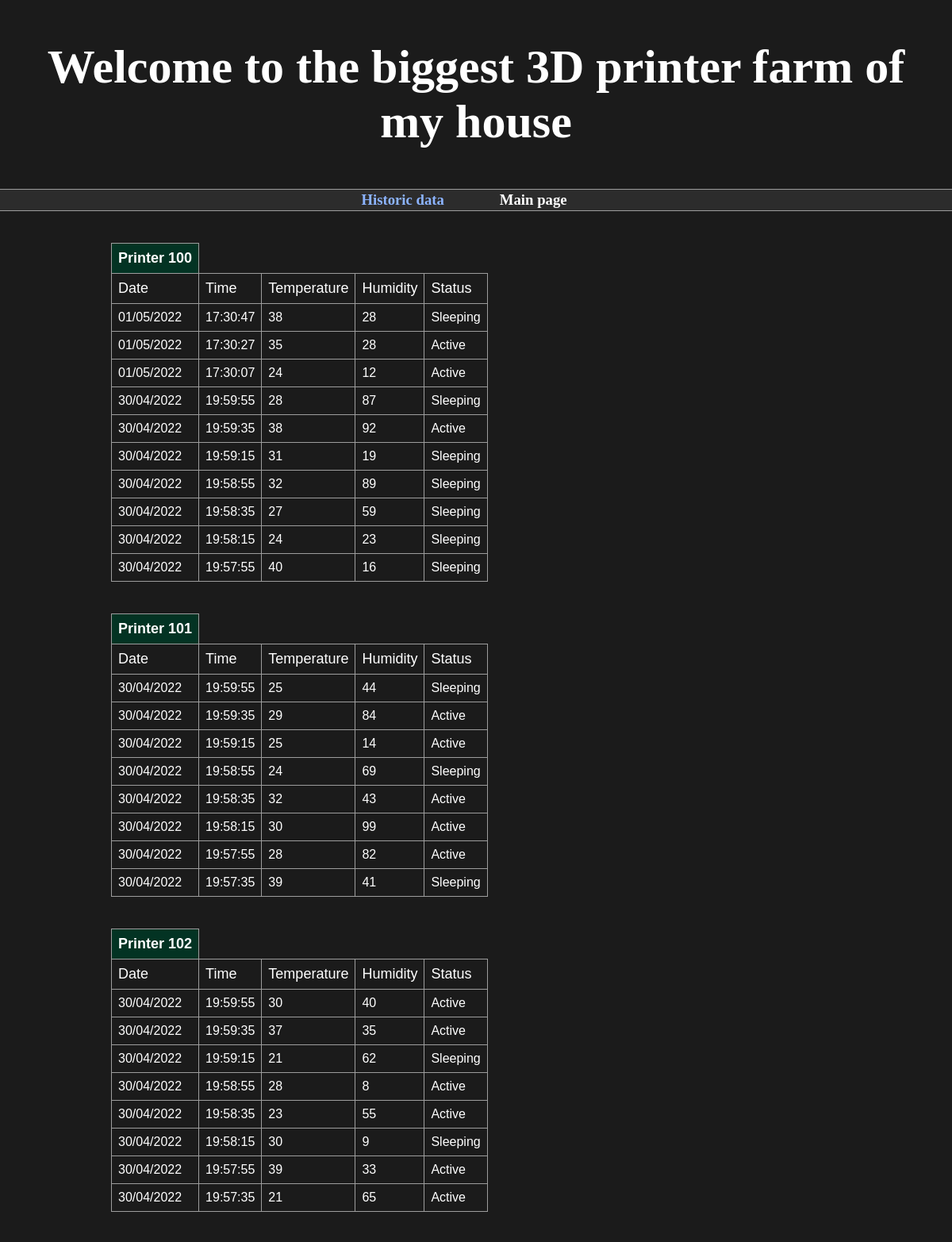
Page /historic_data.html (upper part) on the committed database.
### printer_log.py (models this page shows, shortened)
class Printer_log(Base):
        __tablename__ = 'PRINTERS_LOG'
        id = Column(Integer, primary_key=True)
        printer_id = Column(Integer)
        date = Column(String())
        time = Column(String())
        temperature = Column(Integer)
        humidity = Column(Integer)
        status = Column(String)

### main.py (the view)
@app.get(path="/historic_data.html", response_class=HTMLResponse)
async def historical_data(request: Request):
    printers_logs_table = []
    unique_printer_id_list = session.query(Printer_log.printer_id).distinct().all()
    for unique_id in unique_printer_id_list:
        printer_last10logs = session.query(Printer_log).filter_by(printer_id=unique_id[0]).order_by(Printer_log.id.desc()).limit(10).all()
        printer_logs_dict = []
        for log in printer_last10logs:
            printer_logs_dict.append(log.create_dict())
        printers_logs_table.append(printer_logs_dict)
        print(printer_logs_dict)
    return templates.TemplateResponse("historic_data.html", {"request": request, "printer_logs_table": printers_logs_table})

### templates/historic_data.html (shortened to what this page needs)
<html>
    <head>
        <link href="{{ url_for('static', path='/styles.css') }}" rel="stylesheet">
    </head>
    <body>
        <header>
            <h1>Welcome to the biggest 3D printer farm of my house</h1>
        </header>
        <div class="menu">
            <div class="active_option_menu">
                <h3><a href="historic_data.html">Historic data </a></h3>
            </div>
            <div class="inactive_option_menu">
                <h3><a href="home.html"> Main page </a></h3>
            </div>
        </div>
        <div class="printers_container">
            {% for printer_logs_list in printer_logs_table%}
            <div class="table_container">
                <table class="printer_log_table">
                    <thead>
                        <tr><th>Printer {{printer_logs_list[0].printer_id}}</th></tr>
                        <tr>
                            <td>Date</td>
                            <td>Time</td>
                            <td>Temperature</td>
                            <td>Humidity</td>
                            <td>Status</td>
                        </tr>
                    </thead>
                    {% for log in printer_logs_list%}
                    <tr>
                        <td>{{log.date}}</td>
                        <td>{{log.time}}</td>
                        <td>{{log.temperature}}</td>
                        <td>{{log.humidity}}</td>
                        <td>{{log.status}}</td>
                    </tr>
                    {% endfor%}
                </table>
            </div>
            {% endfor%}
        </div>
    </body>
</html>

### static/styles.css (style rules this page uses)
body { background: #1b1b1b; margin: 0%; }
header { text-align: center; color: white; font-size: 30px; border-bottom: #858585; padding: 0%; }
h1 { display: flex; justify-content: center; align-items: center; padding: 50px; margin: 0; }
h3 { margin: auto; }
thead { font-size: large; }
a { color: white; text-decoration: none; }
.menu { border-style: solid none; border-width: 1px; border-color: rgb(157, 157, 157); background-color: rgb(44, 44, 44); display: flex; flex-wrap: wrap; justify-content: center; }
.active_option_menu { padding: 2px 20px; }
.active_option_menu a { color: #8cb4ff; }
.inactive_option_menu { padding: 2px 50px; background-color: rgb(44, 44, 44); color: black; }
.printers_container { width: 80%; display: flex; justify-content: flex-start; flex-wrap: wrap; margin: 0 auto; padding: 20px; }
.table_container { padding: 20px; }
.printer_log_table { font-family: Arial, Helvetica, sans-serif; border-collapse: collapse; width: 100%; color: white; }
.printer_log_table td { border: 1px solid rgb(157, 157, 157); padding: 8px; }
.printer_log_table th { border: 1px solid rgb(157, 157, 157); background-color: rgb(3, 51, 35); padding: 8px; }

### rows in the picture
Printer_log: date "01/05/2022", time "17:30:47", temperature "38", humidity "28", status "Sleeping"
Printer_log: date "01/05/2022", time "17:30:27", temperature "35", humidity "28", status "Active"
Printer_log: date "01/05/2022", time "17:30:07", temperature "24", humidity "12", status "Active"
Printer_log: date "30/04/2022", time "19:59:55", temperature "28", humidity "87", status "Sleeping"
Printer_log: date "30/04/2022", time "19:59:35", temperature "38", humidity "92", status "Active"
Printer_log: date "30/04/2022", time "19:59:15", temperature "31", humidity "19", status "Sleeping"
Printer_log: date "30/04/2022", time "19:58:55", temperature "32", humidity "89", status "Sleeping"
Printer_log: date "30/04/2022", time "19:58:35", temperature "27", humidity "59", status "Sleeping"
Printer_log: date "30/04/2022", time "19:58:15", temperature "24", humidity "23", status "Sleeping"
Printer_log: date "30/04/2022", time "19:57:55", temperature "40", humidity "16", status "Sleeping"
Printer_log: date "30/04/2022", time "19:59:55", temperature "25", humidity "44", status "Sleeping"
Printer_log: date "30/04/2022", time "19:59:35", temperature "29", humidity "84", status "Active"
Printer_log: date "30/04/2022", time "19:59:15", temperature "25", humidity "14", status "Active"
Printer_log: date "30/04/2022", time "19:58:55", temperature "24", humidity "69", status "Sleeping"
Printer_log: date "30/04/2022", time "19:58:35", temperature "32", humidity "43", status "Active"
Printer_log: date "30/04/2022", time "19:58:15", temperature "30", humidity "99", status "Active"
Printer_log: date "30/04/2022", time "19:57:55", temperature "28", humidity "82", status "Active"
Printer_log: date "30/04/2022", time "19:57:35", temperature "39", humidity "41", status "Sleeping"
Printer_log: date "30/04/2022", time "19:59:55", temperature "30", humidity "40", status "Active"
Printer_log: date "30/04/2022", time "19:59:35", temperature "37", humidity "35", status "Active"
Printer_log: date "30/04/2022", time "19:59:15", temperature "21", humidity "62", status "Sleeping"
Printer_log: date "30/04/2022", time "19:58:55", temperature "28", humidity "8", status "Active"
Printer_log: date "30/04/2022", time "19:58:35", temperature "23", humidity "55", status "Active"
Printer_log: date "30/04/2022", time "19:58:15", temperature "30", humidity "9", status "Sleeping"
Printer_log: date "30/04/2022", time "19:57:55", temperature "39", humidity "33", status "Active"
Printer_log: date "30/04/2022", time "19:57:35", temperature "21", humidity "65", status "Active"

### other values in the picture
{{ printer_logs_list[0].printer_id }} "100" "101" "102"
